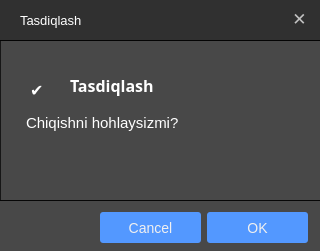
<?xml version="1.0" encoding="UTF-8"?>
<ui version="4.0">
 <class>Confirmation</class>
 <widget class="QDialog" name="Confirmation">
  <property name="geometry">
   <rect>
    <x>0</x>
    <y>0</y>
    <width>320</width>
    <height>251</height>
   </rect>
  </property>
  <property name="windowTitle">
   <string>Confirmation</string>
  </property>
  <property name="styleSheet">
   <string notr="true">background-image: url(:/images/img/confirm.png);</string>
  </property>
  <widget class="QFrame" name="frame_2">
   <property name="geometry">
    <rect>
     <x>0</x>
     <y>0</y>
     <width>320</width>
     <height>41</height>
    </rect>
   </property>
   <property name="minimumSize">
    <size>
     <width>320</width>
     <height>0</height>
    </size>
   </property>
   <property name="maximumSize">
    <size>
     <width>320</width>
     <height>16777215</height>
    </size>
   </property>
   <property name="cursor">
    <cursorShape>ArrowCursor</cursorShape>
   </property>
   <property name="styleSheet">
    <string notr="true">QFrame{
background:rgba(0,0,0,0.80);
}
QFrame{

border-radius:none;

}

QFrame:hover{
background:rgba(0,0,0,0.9);
}</string>
   </property>
   <property name="frameShape">
    <enum>QFrame::StyledPanel</enum>
   </property>
   <property name="frameShadow">
    <enum>QFrame::Raised</enum>
   </property>
   <widget class="QLabel" name="label_2">
    <property name="geometry">
     <rect>
      <x>20</x>
      <y>10</y>
      <width>61</width>
      <height>21</height>
     </rect>
    </property>
    <property name="font">
     <font>
      <pointsize>10</pointsize>
     </font>
    </property>
    <property name="styleSheet">
     <string notr="true">
color:white;
background:transparent;</string>
    </property>
    <property name="text">
     <string>Tasdiqlash</string>
    </property>
   </widget>
   <widget class="QPushButton" name="btn_close">
    <property name="geometry">
     <rect>
      <x>279</x>
      <y>0</y>
      <width>41</width>
      <height>38</height>
     </rect>
    </property>
    <property name="font">
     <font>
      <pointsize>13</pointsize>
     </font>
    </property>
    <property name="cursor">
     <cursorShape>PointingHandCursor</cursorShape>
    </property>
    <property name="styleSheet">
     <string notr="true">QPushButton{
background:rgba(0, 0, 0,0.01);
color:silver;

border-radius:none;
}


QPushButton:hover{
background:red;
color:white
}</string>
    </property>
    <property name="text">
     <string>✕</string>
    </property>
   </widget>
  </widget>
  <widget class="QFrame" name="frame">
   <property name="geometry">
    <rect>
     <x>0</x>
     <y>40</y>
     <width>321</width>
     <height>161</height>
    </rect>
   </property>
   <property name="styleSheet">
    <string notr="true">QFrame{
	background: rgba(0,0,0,0.7);
}

QFrame:hover{
	background: rgba(0,0,0,0.8);
}</string>
   </property>
   <property name="frameShape">
    <enum>QFrame::StyledPanel</enum>
   </property>
   <property name="frameShadow">
    <enum>QFrame::Raised</enum>
   </property>
   <widget class="QLabel" name="label_6">
    <property name="geometry">
     <rect>
      <x>70</x>
      <y>30</y>
      <width>131</width>
      <height>31</height>
     </rect>
    </property>
    <property name="font">
     <font>
      <family>Segoe UI Semilight</family>
      <pointsize>12</pointsize>
      <weight>75</weight>
      <bold>true</bold>
      <underline>false</underline>
     </font>
    </property>
    <property name="styleSheet">
     <string notr="true">
color:white;
background:transparent;</string>
    </property>
    <property name="text">
     <string>Tasdiqlash</string>
    </property>
   </widget>
   <widget class="QLabel" name="label_7">
    <property name="geometry">
     <rect>
      <x>30</x>
      <y>30</y>
      <width>31</width>
      <height>41</height>
     </rect>
    </property>
    <property name="font">
     <font>
      <pointsize>17</pointsize>
      <weight>50</weight>
      <italic>false</italic>
      <bold>false</bold>
      <underline>false</underline>
      <strikeout>false</strikeout>
      <kerning>true</kerning>
     </font>
    </property>
    <property name="styleSheet">
     <string notr="true">
color:white;
background:transparent;</string>
    </property>
    <property name="text">
     <string>&lt;!DOCTYPE HTML PUBLIC &quot;-//W3C//DTD HTML 4.0//EN&quot; &quot;http://www.w3.org/TR/REC-html40/strict.dtd&quot;&gt;
&lt;html&gt;&lt;head&gt;&lt;meta name=&quot;qrichtext&quot; content=&quot;1&quot; /&gt;&lt;style type=&quot;text/css&quot;&gt;
p, li { white-space: pre-wrap; }
&lt;/style&gt;&lt;/head&gt;&lt;body style=&quot; font-family:'MS Shell Dlg 2'; font-size:17pt; font-weight:400; font-style:normal;&quot;&gt;
&lt;p style=&quot; margin-top:0px; margin-bottom:0px; margin-left:0px; margin-right:0px; -qt-block-indent:0; text-indent:0px;&quot;&gt;&lt;span style=&quot; font-size:12pt;&quot;&gt;✔️&lt;/span&gt;&lt;/p&gt;&lt;/body&gt;&lt;/html&gt;</string>
    </property>
   </widget>
   <widget class="QPlainTextEdit" name="txt_confirm">
    <property name="enabled">
     <bool>false</bool>
    </property>
    <property name="geometry">
     <rect>
      <x>22</x>
      <y>70</y>
      <width>281</width>
      <height>61</height>
     </rect>
    </property>
    <property name="font">
     <font>
      <pointsize>11</pointsize>
     </font>
    </property>
    <property name="styleSheet">
     <string notr="true">QPlainTextEdit{
background:transparent;
border:none;
color:white;}

QPlainTextEdit:hover{
color:white;
}</string>
    </property>
    <property name="plainText">
     <string>Chiqishni hohlaysizmi?</string>
    </property>
   </widget>
  </widget>
  <widget class="QFrame" name="frame_3">
   <property name="geometry">
    <rect>
     <x>0</x>
     <y>200</y>
     <width>321</width>
     <height>51</height>
    </rect>
   </property>
   <property name="styleSheet">
    <string notr="true">QFrame{
background:rgba(0,0,0,0.7);
}
QFrame{

border-radius:none;

}
</string>
   </property>
   <property name="frameShape">
    <enum>QFrame::StyledPanel</enum>
   </property>
   <property name="frameShadow">
    <enum>QFrame::Raised</enum>
   </property>
   <widget class="QPushButton" name="btn_ok">
    <property name="geometry">
     <rect>
      <x>207</x>
      <y>12</y>
      <width>101</width>
      <height>31</height>
     </rect>
    </property>
    <property name="cursor">
     <cursorShape>PointingHandCursor</cursorShape>
    </property>
    <property name="styleSheet">
     <string notr="true">
QPushButton{
background:rgb(83, 152, 255);
border-radius:3px;
color:rgb(240, 240, 240);
font-size:14px;
}

QPushButton:hover{
background:rgb(68, 117, 222);
color:white;
font-size:14.5px;
 }
</string>
    </property>
    <property name="text">
     <string>OK</string>
    </property>
   </widget>
   <widget class="QPushButton" name="btn_cancel">
    <property name="geometry">
     <rect>
      <x>100</x>
      <y>12</y>
      <width>101</width>
      <height>31</height>
     </rect>
    </property>
    <property name="cursor">
     <cursorShape>PointingHandCursor</cursorShape>
    </property>
    <property name="styleSheet">
     <string notr="true">
QPushButton{
background:rgb(83, 152, 255);
border-radius:3px;
color:rgb(240, 240, 240);
font-size:14px;
}

QPushButton:hover{
background:rgb(68, 117, 222);
color:white;
font-size:14.5px;
 }
</string>
    </property>
    <property name="text">
     <string>Cancel</string>
    </property>
   </widget>
  </widget>
 </widget>
 <resources>
  <include location="../images.qrc"/>
 </resources>
 <connections/>
</ui>
